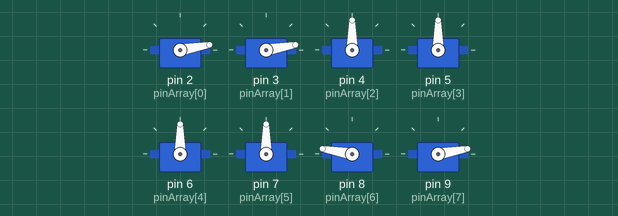
The sketch below on a simulated Arduino Uno, built with avr-gcc and run on an emulated ATmega328P. Shown: 8 × servo.

Above: at 0.15 s.
Timing chart, 0 to 40.0 s (numbered marks = the images above):
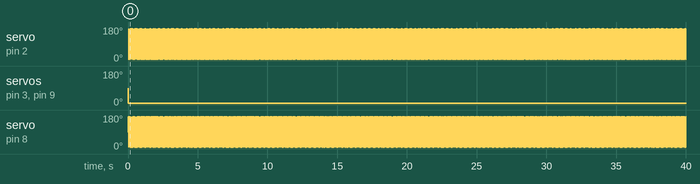

Measured:
- by itself, servo on pin 2 (pinArray[0]), servo on pin 8 (pinArray[6]): alternates 170° for 0.02 s and 10° for 0.02 s
- by itself, servo on pin 3 (pinArray[1]), servo on pin 9 (pinArray[7]): 90° → 10° at 0.02 s

The sketch:

ServoTest.ino
```cpp
#include <Servo.h>

#define numberOfServos 8 //Does not go higher than 8
#define Centered 90 //Hip is centered
#define minROM 10 //Minimum Range of Motion
#define maxROM 170 //Maximum Range of Motion
#define nMoves 12
int pinArray[numberOfServos] = {2,3, 4,5, 6,7, 8,9}; //Add more pins as needed
Servo servoArray[numberOfServos];//Init all servo motors
int Positions[] = {10, 50, 90, 130, 170};

int moveInstructions[] = {0,0, 1,0, 0,4, 6,0, 7,0, 6,4};

int i = 0;

void moveMotor(int motoNumber, int pos){//pos is in degrees and will move TO the value given
  servoArray[motoNumber].write(Positions[pos]);
 //test
}

void moveKnee(int knee, int pos){
   moveMotor(knee*2,pos);
}

void moveLeg(int leg, int pos){
   moveMotor(leg*2+1,pos);
}


void setup() {

  for(int x = 0; x < numberOfServos; x++){//Assign each servo to a pin, array[0] = pinarray[0]
    servoArray[x].attach(pinArray[x]);
  }

}


void loop() {
  moveMotor(moveInstructions[i],moveInstructions[i+1]);
  i = (i+2)%nMoves;
}
```
